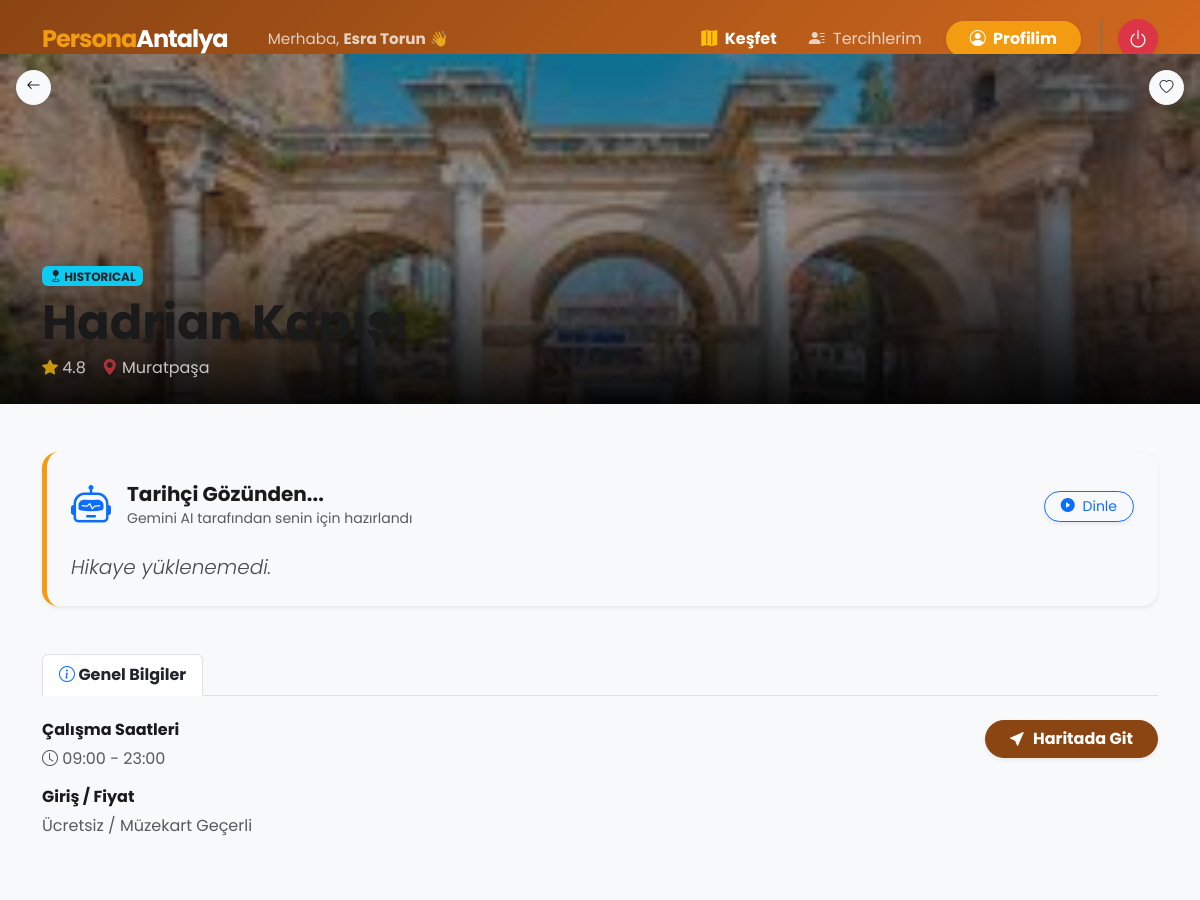
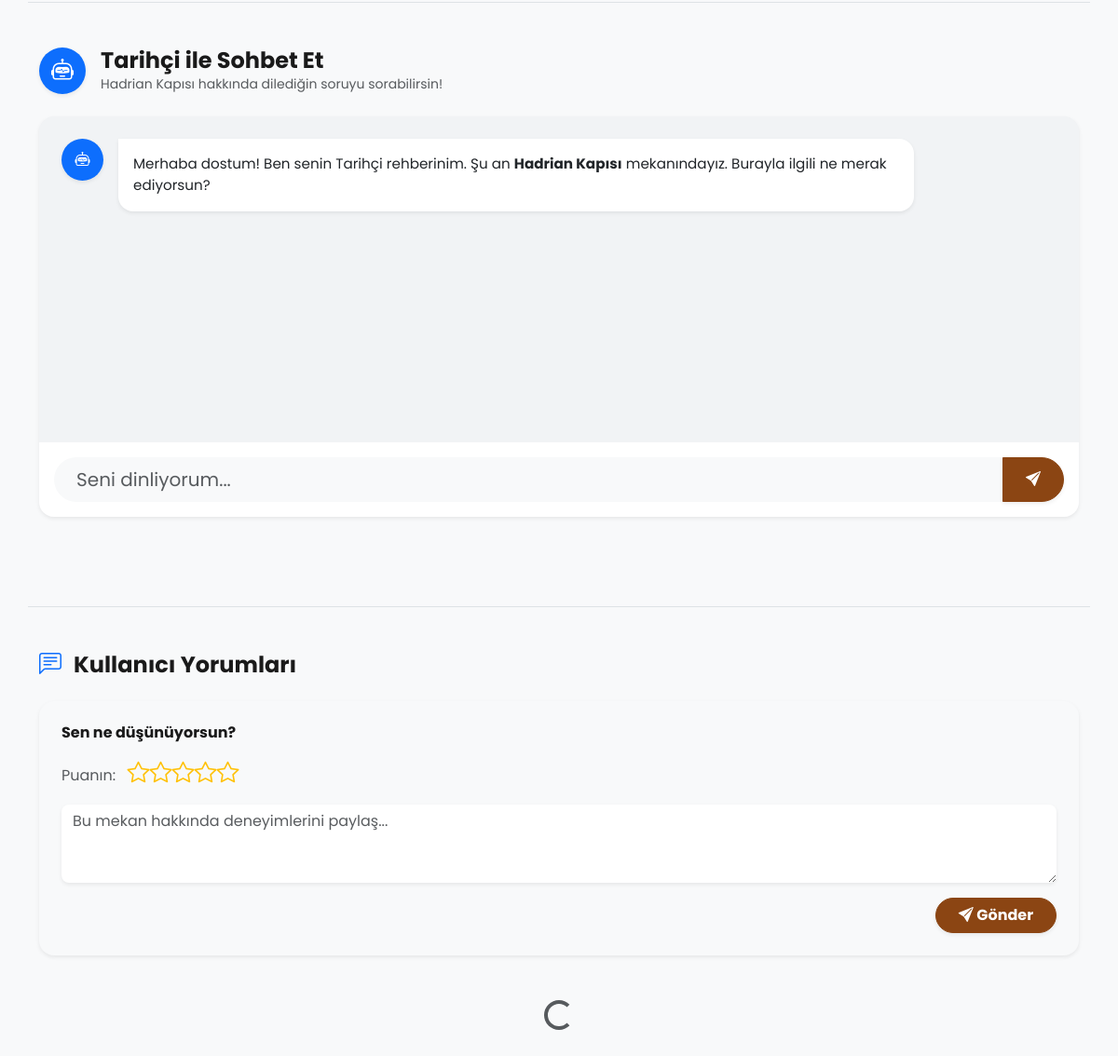
Page /place/2 (signed in) on the committed database (2 pictures, top to bottom).
### app/models/user.py (models this page shows)
class User(UserMixin, db.Model):
    __tablename__ = 'users'
    id = db.Column(db.Integer, primary_key=True)
    username = db.Column(db.String(80), unique=True, nullable=False)
    email = db.Column(db.String(120), unique=True, nullable=False)
    password_hash = db.Column(db.String(255), nullable=False)
    first_name = db.Column(db.String(120))
    last_name = db.Column(db.String(120))
    avatar_url = db.Column(db.Text)
    bio = db.Column(db.Text)
    selected_persona = db.Column(db.String(50))
    diet_preference = db.Column(db.String(50), default='standard')
    is_active = db.Column(db.Boolean, default=True)
    created_at = db.Column(db.DateTime, default=datetime.utcnow)
    updated_at = db.Column(db.DateTime, default=datetime.utcnow, onupdate=datetime.utcnow)

### app/models/place.py (models this page shows, shortened)
class Place(db.Model):
    __tablename__ = 'places'
    id = db.Column(db.Integer, primary_key=True)
    name = db.Column(db.String(255), nullable=False, index=True)
    description = db.Column(db.Text)
    category = db.Column(db.String(50), index=True)
    address = db.Column(db.String(255))
    district = db.Column(db.String(100), index=True)
    latitude = db.Column(db.Float, nullable=False, index=True)
    longitude = db.Column(db.Float, nullable=False, index=True)
    image_url = db.Column(db.Text)
    rating = db.Column(db.Float, default=0.0)
    opening_hours = db.Column(db.String(100))
    phone = db.Column(db.String(20))
    website = db.Column(db.String(255))
    entrance_fee = db.Column(db.Float)
    average_visit_time = db.Column(db.Integer)  # Dakika cinsinden (Rota hesaplaması için)
    best_time_to_visit = db.Column(db.String(100))
    created_at = db.Column(db.DateTime, default=datetime.utcnow)
    updated_at = db.Column(db.DateTime, default=datetime.utcnow, onupdate=datetime.utcnow)

### app/routes/main.py (the view)
@main_bp.route('/place/<int:id>')
@login_required
def place_detail(id):
    place = Place.query.get_or_404(id)
    is_favorite = Favorite.query.filter_by(user_id=current_user.id, place_id=id).first() is not None
    return render_template('place_detail.html', item=place, is_favorite=is_favorite, is_food=False)

### app/models/user.py (called while the page is built)
@login_manager.user_loader
def load_user(user_id):
    return User.query.get(int(user_id))

### app/templates/place_detail.html (shortened to what this page needs)
{% extends "base.html" %}
{% block content %}
<div class="place-detail-page">
    <div class="place-hero" style="height: 350px; background: url('{{ item.image_url }}') center/cover no-repeat; position: relative; overflow: hidden; margin-top:-1.5rem;">
        <div class="position-absolute top-0 start-0 w-100 h-100 bg-dark" style="opacity: 0.5;"></div>
        <div class="position-absolute bottom-0 start-0 w-100" style="height: 50%; background: linear-gradient(to top, rgba(0,0,0,0.9), transparent);"></div>
        <div class="position-absolute top-0 start-0 p-3 z-index-1">
            <a href="/kesfet" class="btn btn-light btn-sm rounded-circle shadow-sm" style="width: 35px; height: 35px;">
                <i class="bi bi-arrow-left"></i>
            </a>
        </div>
        <div class="position-absolute top-0 end-0 p-3 z-index-1">
            <button class="btn btn-light btn-sm rounded-circle shadow-sm fav-btn d-flex align-items-center justify-content-center" style="width: 35px; height: 35px;" data-id="{{ item.id }}" data-type="{{ 'restaurant' if is_food else 'place' }}">
                <i class="bi {% if is_favorite %}bi-heart-fill text-danger{% else %}bi-heart text-dark{% endif %}"></i>
            </button>
        </div>
        <div class="position-absolute bottom-0 start-0 p-4 w-100 z-index-1 text-white">
            <div class="container">
                <div class="mb-2 d-flex gap-2 flex-wrap">
                    {% if is_food %}
                        <span class="badge bg-warning text-dark shadow-sm"><i class="bi bi-egg-fried"></i> {{ item.diet_category | upper | default('STANDART', true) }}</span>
                        <span class="badge bg-success shadow-sm"><i class="bi bi-cash"></i> {{ item.price_level | default('₺₺', true) }}</span>
                    {% else %}
                        <span class="badge bg-info text-dark shadow-sm"><i class="bi bi-geo-fill"></i> {{ item.category | upper | default('MEKAN', true) }}</span>
                    {% endif %}
                </div>
                <h1 class="display-5 fw-bold mb-1" id="placeName">{{ item.name }}</h1>
                <div class="d-flex gap-3 flex-wrap opacity-75">
                    <span><i class="bi bi-star-fill text-warning"></i> <span id="placeRating">{{ item.rating | default('4.5', true) }}</span></span>
                    <span id="placeDistrict"><i class="bi bi-geo-alt-fill text-danger"></i> {{ item.district }}</span>
                </div>
            </div>
        </div>
    </div>
    <div class="container py-5">
        <div class="persona-content-section mb-5 p-4 bg-light rounded-4 shadow-sm" style="border-left: 5px solid #f39c12;">
            <div class="d-flex align-items-center mb-3">
                <div id="personaEmoji" style="font-size: 2.5rem; margin-right: 1rem;"><i class="bi bi-robot text-primary"></i></div>
                <div>
                    <h5 class="fw-bold mb-0" id="personaName">{{ current_user.selected_persona | title }} Gözünden...</h5>
                    <small class="text-muted">Gemini AI tarafından senin için hazırlandı</small>
                </div>
                <button id="readAloudBtn" class="btn btn-outline-primary btn-sm ms-auto rounded-pill px-3 shadow-sm d-none d-md-block">
                    <i class="bi bi-play-circle-fill me-1"></i> <span id="readBtnText">Dinle</span>
                </button>
            </div>
            <p id="personaStory" class="mb-0 lead fst-italic" style="color: #4a4a4a;"></p>
        </div>
        <ul class="nav nav-tabs mb-4" role="tablist">
            <li class="nav-item" role="presentation">
                <button class="nav-link active fw-bold text-dark" id="info-tab" data-bs-toggle="tab" data-bs-target="#info" type="button" role="tab">
                    <i class="bi bi-info-circle text-primary"></i> Genel Bilgiler
                </button>
            </li>
        </ul>
        <div class="tab-content mb-5">
            <div class="tab-pane fade show active" id="info" role="tabpanel">
                <div class="row g-4">
                    <div class="col-md-6">
                        <h6 class="fw-bold mb-2">Çalışma Saatleri</h6>
                        <p id="placeHours" class="mb-3 text-muted"><i class="bi bi-clock"></i> {{ item.opening_time | default('09:00', true) }} - {{ item.closing_time | default('23:00', true) }}</p>
                        <h6 class="fw-bold mb-2">Giriş / Fiyat</h6>
                        <p id="placeFee" class="mb-3 text-muted">
                            {% if is_food %}{{ item.price_level | default('₺₺ - Ortalama', true) }}{% else %}Ücretsiz / Müzekart Geçerli{% endif %}
                        </p>
                    </div>
                    <div class="col-md-6 text-md-end">
                        <a href="https://www.google.com/maps?q={{ item.latitude }},{{ item.longitude }}" target="_blank" class="btn btn-primary rounded-pill px-4 shadow-sm fw-bold">
                            <i class="bi bi-cursor-fill me-1"></i> Haritada Git
                        </a>
                    </div>
                </div>
            </div>
        </div>
        <div class="row mt-5 border-top pt-5">
            <div class="col-md-12">
                <div class="d-flex align-items-center mb-4">
                    <div class="bg-primary text-white rounded-circle d-flex align-items-center justify-content-center me-3 shadow-sm" style="width: 50px; height: 50px;">
                        <i class="bi bi-robot fs-4"></i>
                    </div>
                    <div>
                        <h4 class="fw-bold mb-0">{{ current_user.selected_persona | title }} ile Sohbet Et</h4>
                        <p class="text-muted small mb-0">{{ item.name }} hakkında dilediğin soruyu sorabilirsin!</p>
                    </div>
                </div>
                <div class="card border-0 shadow-sm rounded-4 overflow-hidden mb-5" style="background-color: #f1f3f5;">
                    <div id="chatHistoryBox" class="p-4" style="height: 350px; overflow-y: auto;">
                        <div class="d-flex mb-4">
                            <div class="bg-primary text-white rounded-circle d-flex align-items-center justify-content-center me-3 flex-shrink-0 shadow-sm" style="width: 45px; height: 45px;">
                                <i class="bi bi-robot"></i>
                            </div>
                            <div class="bg-white p-3 rounded-4 shadow-sm" style="max-width: 80%; border-top-left-radius: 0 !important;">
                                <p class="mb-0 text-dark" style="font-size: 0.95rem;">Merhaba dostum! Ben senin {{ current_user.selected_persona | title }} rehberinim. Şu an <strong>{{ item.name }}</strong> mekanındayız. Burayla ilgili ne merak ediyorsun?</p>
                            </div>
                        </div>
                    </div>
                    <div class="card-footer bg-white p-3 border-0">
                        <div class="input-group">
                            <input type="text" id="chatInput" class="form-control form-control-lg bg-light border-0 shadow-none rounded-start-pill ps-4" placeholder="Seni dinliyorum..." autocomplete="off">
                            <button class="btn btn-primary px-4 fw-bold rounded-end-pill shadow-sm" id="sendChatBtn">
                                <i class="bi bi-send-fill"></i>
                            </button>
                        </div>
                    </div>
                </div>
            </div>
        </div>
        <div class="row mt-5 border-top pt-5">
            <div class="col-md-12">
                <h4 class="fw-bold mb-4"><i class="bi bi-chat-left-text text-primary me-2"></i> Kullanıcı Yorumları</h4>
                <div class="card border-0 shadow-sm rounded-4 mb-5" style="background-color: #f8f9fa;">
                    <div class="card-body p-4">
                        <h6 class="fw-bold mb-3">Sen ne düşünüyorsun?</h6>
                        <div class="mb-3">
                            <span class="text-muted me-2">Puanın:</span>
                            <div class="d-inline-flex" id="starRating">
                                <i class="bi bi-star fs-4 cursor-pointer text-warning" data-rating="1"></i>
                                <i class="bi bi-star fs-4 cursor-pointer text-warning" data-rating="2"></i>
                                <i class="bi bi-star fs-4 cursor-pointer text-warning" data-rating="3"></i>
                                <i class="bi bi-star fs-4 cursor-pointer text-warning" data-rating="4"></i>
                                <i class="bi bi-star fs-4 cursor-pointer text-warning" data-rating="5"></i>
                            </div>
                        </div>
                        <textarea class="form-control rounded-3 border-0 shadow-sm mb-3" id="reviewComment" rows="3" placeholder="Bu mekan hakkında deneyimlerini paylaş..."></textarea>
                        <div class="text-end">
                            <button class="btn btn-primary rounded-pill px-4 shadow-sm fw-bold" id="submitReviewBtn">
                                <i class="bi bi-send-fill"></i> Gönder
                            </button>
                        </div>
                    </div>
                </div>
                <div id="reviewsList" class="d-flex flex-column gap-3">
                    <div class="text-center text-muted spinner-border text-primary mx-auto" role="status" id="reviewLoader"></div>
                </div>
            </div>
        </div>
    </div>
</div>
{% endblock %}

### app/templates/components/navbar.html (shortened to what this page needs)
<nav class="navbar navbar-expand-lg navbar-dark shadow-sm py-3" style="background-color: rgba(33, 37, 41, 0.85); backdrop-filter: blur(10px);">
    <div class="container">
        <a class="navbar-brand fw-bold fs-4" href="{{ url_for('main.index') }}" style="letter-spacing: -1px;">
            <span style="color: #f39c12;">Persona</span><span style="color: #ffffff;">Antalya</span>
        </a>
        <div class="collapse navbar-collapse" id="navbarNav">
            {% if current_user.is_authenticated %}
                <ul class="navbar-nav me-auto mb-2 mb-lg-0 ms-lg-4">
                    <li class="nav-item d-flex align-items-center">
                        <span class="text-light opacity-75" style="font-size: 0.95rem;">
                            Merhaba, <strong class="text-white">{{ current_user.username }}</strong> 👋
                        </span>
                    </li>
                </ul>
            {% else %}
                <ul class="navbar-nav me-auto"></ul>
            {% endif %}
            <ul class="navbar-nav ms-auto align-items-center gap-3">
                {% if current_user.is_authenticated %}
                    <li class="nav-item">
                        <a class="nav-link text-white fw-bold hover-scale" href="{{ url_for('main.explore') }}">
                            <i class="bi bi-map-fill text-warning me-1"></i> Keşfet
                        </a>
                    </li>
                    <li class="nav-item">
                        <a class="nav-link text-light opacity-75 hover-scale" href="{{ url_for('main.persona_select') }}">
                            <i class="bi bi-person-lines-fill me-1"></i> Tercihlerim
                        </a>
                    </li>
                    <li class="nav-item">
                        <a class="btn btn-warning rounded-pill px-4 fw-bold shadow-sm hover-scale" href="{{ url_for('main.profile') }}" style="background: #f39c12; border: none; color: white;">
                            <i class="bi bi-person-circle me-1"></i> Profilim
                        </a>
                    </li>
                    <li class="nav-item border-start border-secondary ps-3 ms-1 d-flex align-items-center">
                        <a class="btn btn-danger text-white rounded-circle p-2 d-flex align-items-center justify-content-center hover-scale shadow-sm"
                           href="{{ url_for('auth.logout') }}"
                           title="Güvenli Çıkış Yap"
                           style="width: 40px; height: 40px;">
                            <i class="bi bi-power fs-5"></i>
                        </a>
                    </li>
                {% endif %}
            </ul>
        </div>
    </div>
</nav>

### app/static/css/style.css (style rules this page uses)
:root { --primary-color: #8B4513; --secondary-color: #D2691E; --accent-color: #FF6B9D; --success-color: #228B22; --warning-color: #FFD700; --danger-color: #DC3545; --dark-color: #1a1a1a; --light-color: #f8f9fa; --border-radius: 12px; --transition: all 0.3s ease; }
* { margin: 0; padding: 0; box-sizing: border-box; }
html, body { height: 100%; font-family: 'Poppins', sans-serif; background-color: var(--light-color); color: #333; }
body { display: flex; flex-direction: column; }
.navbar { background: linear-gradient(135deg, #8B4513 0%, #D2691E 100%); box-shadow: 0 2px 10px rgba(0, 0, 0, 0.1); padding: 1rem; }
.navbar-brand { font-size: 1.5rem; font-weight: 700; color: white !important; }
.btn-primary { background-color: var(--primary-color); border-color: var(--primary-color); transition: var(--transition); }
.card { border-radius: var(--border-radius); border: none; box-shadow: 0 2px 8px rgba(0, 0, 0, 0.1); transition: var(--transition); }
h1, h2, h3, h4, h5, h6 { font-weight: 700; color: #1a1a1a; }
a { color: var(--primary-color); text-decoration: none; transition: var(--transition); }

### app/templates/components/navbar.html (style rules this page uses)
.hover-scale { transition: transform 0.2s ease, opacity 0.2s ease, box-shadow 0.2s ease; }

### app/templates/place_detail.html (style rules this page uses)
.cursor-pointer { cursor: pointer; }
.z-index-1 { z-index: 1; }

### rows in the picture
User: username "Esra Torun", selected_persona "Tarihçi"
Place: image_url (picture), category "HISTORICAL", name "Hadrian Kapısı", rating "4.8", district "Muratpaşa"

### other values in the picture
{{ item.opening_time | default('09:00', true) }} "09:00"
{{ item.closing_time | default('23:00', true) }} "23:00"
